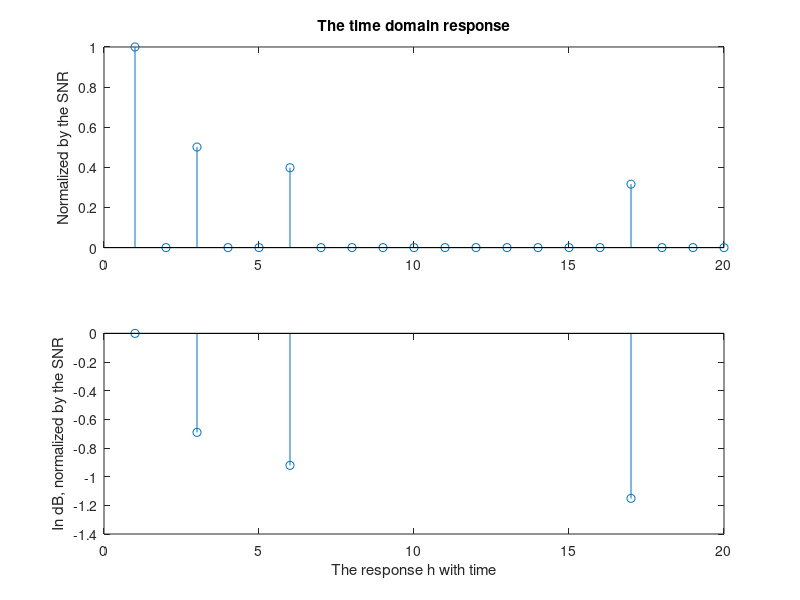

Source code (MATLAB): (Note: this script raises an error after producing the figure.)
% --------------------------------------------
%
%
% Written by Tingwu Wang
% 2015.5.29
%
%
%
%
% --------------------------------------------

% some basic parameters
delta_t = 1; % using the unit time slot
freq = 1 / delta_t; % the frequency is 1, arccordingly

% the amplitude and xiangwei
amp_db = [0 , -6, -8, -10];
amp = 10 .^ (amp_db / 20); 
time_delay = [0, 2, 5, 16];

% the response


% generate the input signal
input = rand(10000, 1);
input(input>0.5) = 1;
input(input<=0.5) = 0;

h = zeros(10000, 1);
% a sample of shenme shenme xiangying
for nPath = 1: 1: length(time_delay)
	% add the result
	h(time_delay(nPath) + 1) = h(time_delay(nPath) + 1) + amp(nPath);
end

% plot the homework1 results
figure(1)
subplot(2, 1, 1);
stem(h(1:20));
title('The time domain response')
ylabel('Normalized by the SNR')

subplot(2, 1, 2)
stem(log(h(1:20)))
ylabel('In dB, normalized by the SNR')
xlabel('The response h with time')

% transform into the grey code
input = grey(input);
input_qpsk = qpsk(input);
scatterplot(input_qpsk);
axis([-2 2 -2 2])


% get the results
receive_qpsk = filter(input_qpsk, 1, h);

% plot the results
scatterplot(receive_qpsk(1: 5000));
axis([-2 2 -2 2])

% decode the qpsk results
receive = iqpsk(receive_qpsk, 5000);
